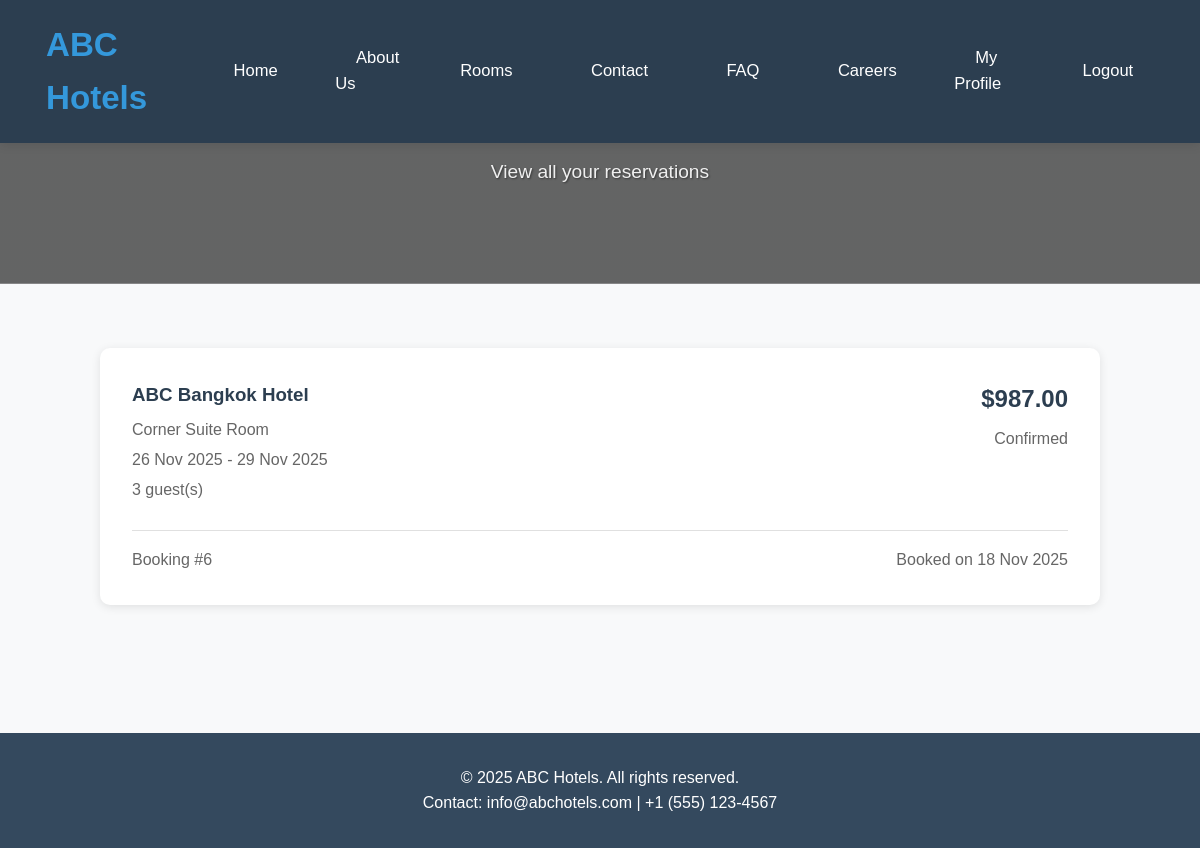
The app's page /bookings/ (signed in), older data.
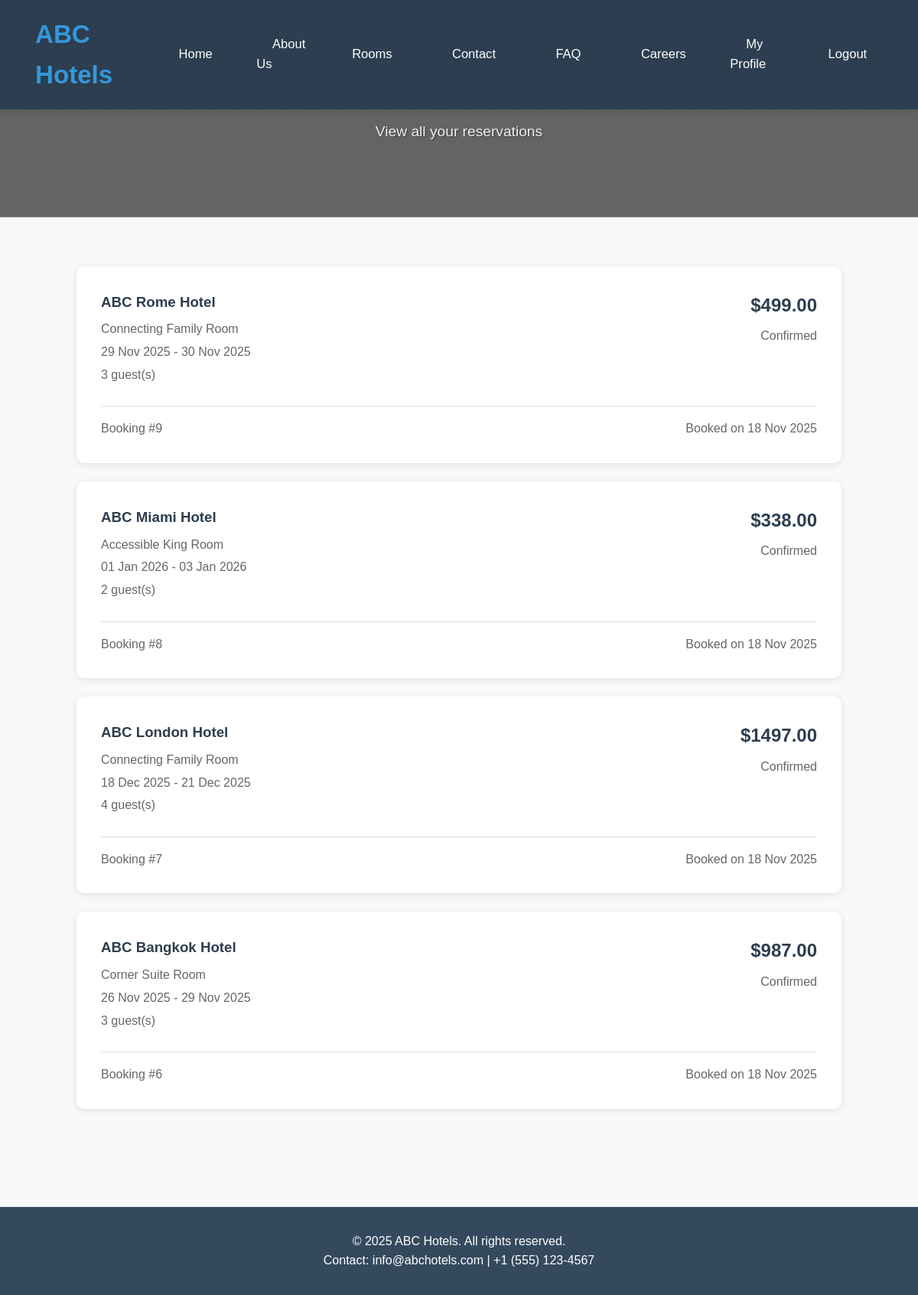
The same page, newer data.
### hotel/models.py (models this page shows, shortened)
class Booking(models.Model):
    STATUS_CHOICES = [
        ('confirmed', 'Confirmed'),
        ('checked_in', 'Checked In'),
        ('checked_out', 'Checked Out'),
        ('cancelled', 'Cancelled'),
    ]
    guest_name = models.CharField(max_length=100)
    guest_email = models.EmailField()
    guest_phone = models.CharField(max_length=20)
    room = models.ForeignKey(Room, on_delete=models.CASCADE,
    related_name='bookings')
    check_in = models.DateField()
    check_out = models.DateField()
    total_guests = models.PositiveIntegerField(default=1)
    status = models.CharField(max_length=20, choices=STATUS_CHOICES,
    default='confirmed')
    created_at = models.DateTimeField(auto_now_add=True)
    updated_at = models.DateTimeField(auto_now=True)
    @property
    def display_guests(self):
        if self.total_guests > 1:
            return self.total_guests
        else:
            return self.room.room_type.capacity
    @property
    def total_price(self):
        if self.check_in and self.check_out and self.room:
            nights = (self.check_out - self.check_in).days
            return nights * self.room.room_type.price_per_night
        return 0
    class Meta:
        ordering = ['-created_at']

class Room(models.Model):
    city = models.ForeignKey(City, on_delete=models.CASCADE, related_name='rooms')
    room_type = models.ForeignKey(RoomType, on_delete=models.CASCADE)
    is_available = models.BooleanField(default=True)
    image = models.ImageField(upload_to='images/room_specific/', blank=True,
    null=True, verbose_name='Room Specific Image')

class City(models.Model):
    name = models.CharField(max_length=100)
    description = models.TextField()
    image = models.ImageField(upload_to='images/city/', null=True, blank=True)
    is_active = models.BooleanField(default=True)
    class Meta:
        verbose_name = 'City'
        verbose_name_plural = 'Cities'

class RoomType(models.Model):
    name = models.CharField(max_length=100, unique=True)
    description = models.TextField()
    price_per_night = models.DecimalField(max_digits=8, decimal_places=2)
    capacity = models.PositiveIntegerField()
    image = models.ImageField(upload_to='images/room/', null=True, blank=True)
    class Meta:
        ordering = ['name']

### hotel/views.py (the view)
# urls.py: path('bookings/', views.booking_list, name='booking_list'),
@login_required
def booking_list(request):
    if request.user.is_authenticated:
        bookings = Booking.objects.filter(guest_email=request.user.email).order_by('-created_at')
    else:
        bookings = []
    context = {
        'bookings': bookings,
    }
    return render(request, 'booking_list.html', context)

### templates/booking_list.html (shortened to what this page needs)
{% extends 'base.html' %}
{% block content %}
<section class="hero-section" style="background-image: linear-gradient(rgba(0,0,0,0.6), rgba(0,0,0,0.6)), url('https://images.unsplash.com/photo-1566073771259-6a8506099945?ixlib=rb-4.0.3&auto=format&fit=crop&w=1920&q=80');">
    <div class="container">
        <h1 class="hero-title">My Bookings</h1>
        <p class="hero-subtitle">View all your reservations</p>
    </div>
</section>
<section style="padding: 4rem 0;">
    <div class="container">
        <div style="max-width: 1000px; margin: 0 auto;">
            {% if bookings %}
            <div style="display: grid; gap: 1.5rem;">
                {% for booking in bookings %}
                <div style="background: white; padding: 2rem; border-radius: 10px; box-shadow: 0 2px 10px rgba(0,0,0,0.1); cursor: pointer;"
                     onclick="window.location.href='{% url 'booking_detail' booking.id %}'"
                     onmouseover="this.style.boxShadow='0 4px 15px rgba(0,0,0,0.1)'; this.style.borderColor='#3498db';"
                     onmouseout="this.style.boxShadow='0 2px 10px rgba(0,0,0,0.1)'; this.style.borderColor='#e0e0e0';">
                    <div style="display: flex; justify-content: space-between; align-items: flex-start; margin-bottom: 1.5rem;">
                        <div style="flex: 2;">
                            <h3 style="color: #2c3e50; margin-bottom: 0.5rem;">ABC {{ booking.room.city.name }} Hotel</h3>
                            <p style="color: #666; margin: 0.25rem 0;">{{ booking.room.room_type.name }} Room</p>
                            <p style="color: #666; margin: 0.25rem 0;">{{ booking.check_in|date:"d M Y" }} - {{ booking.check_out|date:"d M Y" }}</p>
                            <p style="color: #666; margin: 0.25rem 0;">{{ booking.display_guests }} guest(s)</p>
                        </div>
                        <div style="text-align: right;">
                            <p style="font-size: 1.5rem; font-weight: bold; color: #2c3e50; margin: 0;">${{ booking.total_price }}</p>
                            <p style="color: #666; margin: 0.5rem 0 0 0; text-transform: capitalize;">{{ booking.status }}</p>
                        </div>
                    </div>
                    <div style="display: flex; justify-content: space-between; align-items: center; padding-top: 1rem; border-top: 1px solid #e0e0e0;">
                        <span style="color: #666;">Booking #{{ booking.id }}</span>
                        <span style="color: #666;">Booked on {{ booking.created_at|date:"d M Y" }}</span>
                    </div>
                </div>
                {% endfor %}
            </div>
            {% endif %}
        </div>
    </div>
</section>
{% endblock %}

### templates/base.html (shortened to what this page needs)
<!DOCTYPE html>
<html lang="en">
<head>
    {% load static %}
    <link rel="stylesheet" href="{% static 'css/style.css' %}">
</head>
<body>
    <nav class="navbar">
        <div class="nav-container">
            <div class="logo">ABC Hotels</div>
            <ul class="nav-links">
                <li><a href="{% url 'home' %}">Home</a></li>
                <li><a href="{% url 'about' %}">About Us</a></li>
                <li><a href="{% url 'room_list' %}">Rooms</a></li>
                <li><a href="{% url 'contact' %}">Contact</a></li>
                <li><a href="{% url 'faq' %}">FAQ</a></li>
                <li><a href="{% url 'careers' %}">Careers</a></li>
                {% if user.is_authenticated %}
                <li><a href="{% url 'profile' %}">My Profile</a></li>
                <li><a href="{% url 'logout' %}">Logout</a></li>
                {% else %}
                <li><a href="{% url 'login' %}">Login</a></li>
                <li><a href="{% url 'register' %}" class="nav-btn nav-btn-register">Register</a></li>
                {% endif %}
            </ul>
        </div>
    </nav>
    <main class="main-content">
        {% block content %}
        {% endblock %}
    </main>
    <footer class="footer">
        <div class="container">
            <p>&copy; {% now "Y" %} ABC Hotels. All rights reserved.</p>
            <p>Contact: info@abchotels.com | +1 (555) 123-4567</p>
        </div>
    </footer>
</body>
</html>

### static/css/style.css (style rules this page uses)
:root { --primary-color: #2c3e50; --secondary-color: #3498db; --accent-color: #c74c3c; --light-color: #ecf0f1; --dark-color: #34495e; --success-color: #27ae60; --warning-color: #739c12; --danger-color: #c74c3c; --button-width: 130px; --button-height: 44px; }
* { margin: 0; padding: 0; box-sizing: border-box; }
body { font-family: 'Segoe UI', Tahoma, Geneva, Verdana, sans-serif; line-height: 1.6; color: #333; background-color: #f8f9fa; }
.navbar { background: var(--primary-color); color: white; padding: 1.3rem 0; position: fixed; width: 100%; top: 0; z-index: 1000; box-shadow: 0 2px 10px rgba(0,0,0,0.1); }
.nav-container { max-width: 1200px; margin: 0 auto; display: flex; justify-content: space-between; align-items: center; padding: 0 2.5rem; }
.logo { font-size: 1.8rem; font-weight: bold; color: var(--secondary-color); text-decoration: none; }
.nav-links { display: flex; list-style: none; gap: 2rem; align-items: center; }
.nav-links a { color: white; text-decoration: none; font-weight: 500; transition: color 0.3s ease; padding: 0.65rem 1.3rem; border-radius: 5px; text-transform: none; }
.main-content { margin-top: 104px; min-height: calc(100vh - 208px); }
.container { max-width: 1200px; margin: 0 auto; padding: 0 2rem; }
.hero-section { background: linear-gradient(rgba(0,0,0,0.6), rgba(0,0,0,0.6)), url('https://images.unsplash.com/photo-1566073771259-6a8506099945?ixlib=rb-4.0.3&auto=format&fit=crop&w=1920&q=80'); background-size: cover; background-position: center; color: white; padding: 8rem 0; text-align: center; }
.hero-title { font-size: 3.5rem; margin-bottom: 1rem; font-weight: 700; text-shadow: 2px 2px 4px rgba(0,0,0,0.5); }
.hero-subtitle { font-size: 1.3rem; margin-bottom: 2rem; opacity: 0.9; text-shadow: 1px 1px 2px rgba(0,0,0,0.5); }
.hero-section, .about-hero, .rooms-hero { padding: 4rem 0; background: #f8f9fa; }
.hero-section .container, .about-hero .container, .rooms-hero .container { max-width: 1200px; margin: 0 auto; padding: 0 2rem; text-align: center; }

### templates/base.html (style rules this page uses)
* { margin: 0; padding: 0; box-sizing: border-box; }
body { font-family: 'Arial', sans-serif; line-height: 1.6; color: #333; }
.navbar { background: #2C3e50; color: white; padding: 1.15rem 0; position: fixed; width: 100%; top: 0; z-index: 1000; }
.nav-container { max-width: 1380px; margin: 0 auto; display: flex; justify-content: space-between; align-items: center; padding: 0 2.875rem; }
.logo { font-size: 2.07rem; font-weight: bold; color: #3498db; }
.nav-links { display: flex; list-style: none; gap: 2.3rem; align-items: center; }
.nav-links a { color: white; text-decoration: none; transition: color 0.3s; text-transform: none; font-size: 1.035rem; }
.main-content { margin-top: 0; min-height: calc(100vh - 184px); }
.container { max-width: 1200px; margin: 0 auto; padding: 0 2rem; }
.footer { background: #34495e; color: white; text-align: center; padding: 2rem 0; margin-top: 4rem; }

### templates/booking_list.html (style rules this page uses)
.hero-section { background-size: cover; background-position: center; color: white; text-align: center; padding: 4rem 0; }
.hero-title { font-size: 3rem; margin-bottom: 1rem; }
.hero-subtitle { font-size: 1.2rem; opacity: 0.9; }

Row changes from the older to the newer data that the page shows:
added Booking: room.city.name "Rome", room.room_type.name "Connecting Family", check_in "29 Nov 2025", check_out "30 Nov 2025", display_guests "3", total_price "499.00", status "Confirmed", id "9", created_at "18 Nov 2025"
added Booking: room.city.name "Miami", room.room_type.name "Accessible King", check_in "01 Jan 2026", check_out "03 Jan 2026", display_guests "2", total_price "338.00", status "Confirmed", id "8", created_at "18 Nov 2025"
added Booking: room.city.name "London", room.room_type.name "Connecting Family", check_in "18 Dec 2025", check_out "21 Dec 2025", display_guests "4", total_price "1497.00", status "Confirmed", id "7", created_at "18 Nov 2025"
